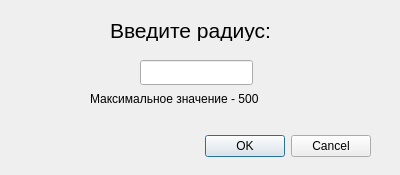
<?xml version="1.0" encoding="UTF-8"?>
<ui version="4.0">
 <class>HexagonDialog</class>
 <widget class="QDialog" name="HexagonDialog">
  <property name="geometry">
   <rect>
    <x>0</x>
    <y>0</y>
    <width>400</width>
    <height>175</height>
   </rect>
  </property>
  <property name="windowTitle">
   <string>Шестиугольник</string>
  </property>
  <widget class="QDialogButtonBox" name="buttonBox">
   <property name="geometry">
    <rect>
     <x>30</x>
     <y>130</y>
     <width>341</width>
     <height>32</height>
    </rect>
   </property>
   <property name="orientation">
    <enum>Qt::Horizontal</enum>
   </property>
   <property name="standardButtons">
    <set>QDialogButtonBox::Cancel|QDialogButtonBox::Ok</set>
   </property>
  </widget>
  <widget class="QLabel" name="label">
   <property name="geometry">
    <rect>
     <x>110</x>
     <y>20</y>
     <width>181</width>
     <height>21</height>
    </rect>
   </property>
   <property name="font">
    <font>
     <pointsize>16</pointsize>
    </font>
   </property>
   <property name="text">
    <string>Введите радиус: </string>
   </property>
  </widget>
  <widget class="QLineEdit" name="lineEdit">
   <property name="geometry">
    <rect>
     <x>140</x>
     <y>60</y>
     <width>113</width>
     <height>25</height>
    </rect>
   </property>
  </widget>
  <widget class="QLabel" name="label_2">
   <property name="geometry">
    <rect>
     <x>90</x>
     <y>90</y>
     <width>221</width>
     <height>17</height>
    </rect>
   </property>
   <property name="text">
    <string>Максимальное значение - 500</string>
   </property>
  </widget>
 </widget>
 <resources/>
 <connections>
  <connection>
   <sender>buttonBox</sender>
   <signal>accepted()</signal>
   <receiver>HexagonDialog</receiver>
   <slot>accept()</slot>
   <hints>
    <hint type="sourcelabel">
     <x>248</x>
     <y>254</y>
    </hint>
    <hint type="destinationlabel">
     <x>157</x>
     <y>274</y>
    </hint>
   </hints>
  </connection>
  <connection>
   <sender>buttonBox</sender>
   <signal>rejected()</signal>
   <receiver>HexagonDialog</receiver>
   <slot>reject()</slot>
   <hints>
    <hint type="sourcelabel">
     <x>316</x>
     <y>260</y>
    </hint>
    <hint type="destinationlabel">
     <x>286</x>
     <y>274</y>
    </hint>
   </hints>
  </connection>
 </connections>
</ui>
